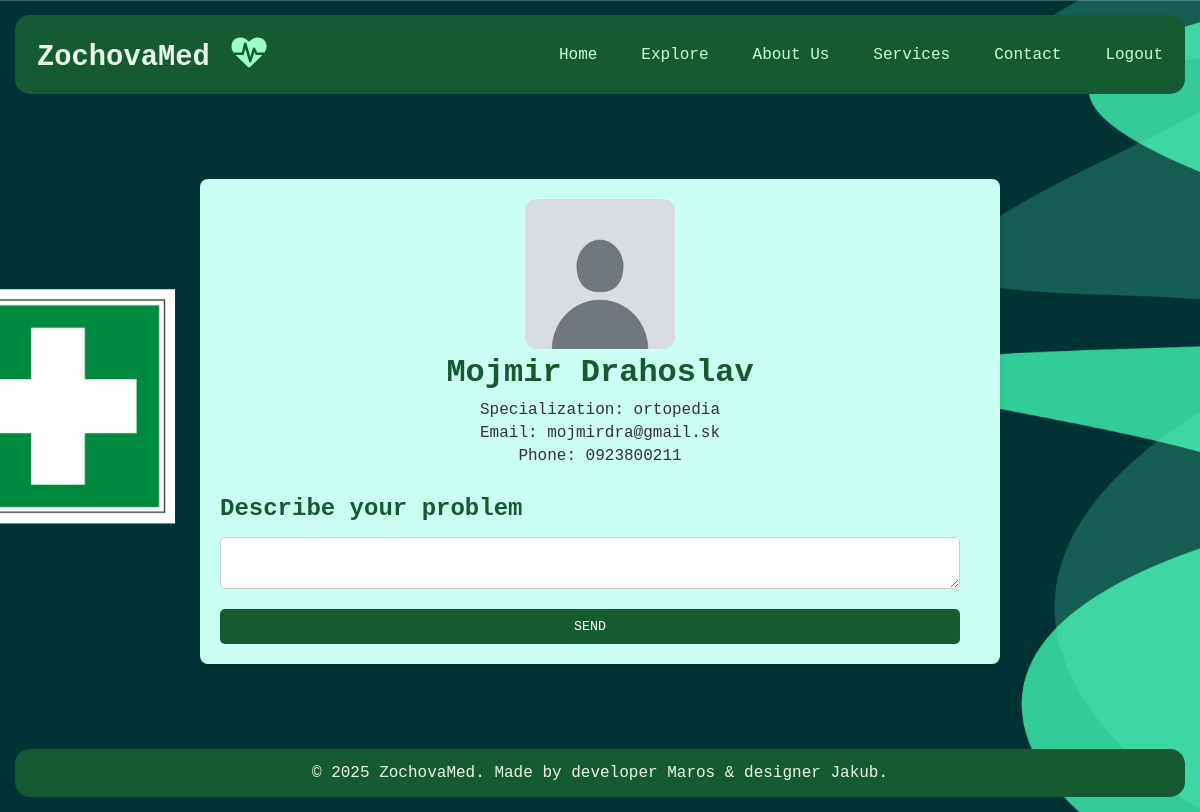
The page /viewdoctor/1 (signed in) on the database its author committed.
### models.py (models this page shows, shortened)
class Doctor(UserMixin, db.Model):
    id = db.Column(db.Integer, primary_key=True)
    first_name = db.Column(db.String(80), unique=True, nullable=False)
    last_name = db.Column(db.String(80), unique=True, nullable=False)
    email = db.Column(db.String(120), unique=True, nullable=False)
    tel_num = db.Column(db.String(120), unique=True, nullable=False) #telefonne cislo
    password_hash = db.Column(db.String(128), nullable=False)
    odbor = db.Column(db.String(80)) # zameranie doktora (psycholog, chirurg, ...)
    profile_image = db.Column(db.String(255), nullable=True, default='default.jpg')

### main.py (the view)
@app.route('/viewdoctor/<int:id>', methods=['GET', 'POST'])
@login_required
def viewdoctor(id):
    doctorprofile = Doctor.query.get_or_404(id)
    form = AddRequestFormular()
    if form.validate_on_submit():
        new_request = Requests(description=form.problem_desc.data, time_sent=datetime.today().isoformat(), to_id=id, from_id=current_user.id)
        db.session.add(new_request)
        db.session.commit()
        flash('Request sent successfully', 'success')
        return redirect(url_for('home'))
    return render_template('viewdoctor.html', doctorprofile=doctorprofile, form=form)

### forms.py
class AddRequestFormular(FlaskForm):
    problem_desc = TextAreaField('Describe your problem', validators=[DataRequired()])
    send = SubmitField('SEND')

### main.py (called while the page is built)
@login_manager.user_loader
def load_user(user_id):
    user_role = session.get('user_role')
    if user_role == 'Doctor':
        return Doctor.query.get(int(user_id))
    elif user_role == 'Pacient':
        return Pacient.query.get(int(user_id))
    return None

### templates/viewdoctor.html (shortened to what this page needs)
{% extends '_base.html' %}
{% block content %}
<div class="doctor-profile-container">
    <div class="doctor-info">
        <img src="{{ url_for('static', filename='profilepics/' + doctorprofile.profile_image) }}" alt="Doctor Profile Image" width="150" class="profimg">
        <h1 class="doctor-name">{{ doctorprofile.first_name }} {{ doctorprofile.last_name }}</h1>
        <p class="doctor-specialization">Specialization: {{ doctorprofile.odbor }}</p>
        <p class="doctor-email">Email: {{ doctorprofile.email }}</p>
        <p class="doctor-phone">Phone: {{ doctorprofile.tel_num }}</p>
    </div>
    <div class="problem-form">
        <form method="post" class="descriptionform">
            <h2><label for="problem_desc">{{ form.problem_desc.label }}</label></h2>
            {{ form.problem_desc(class_='form-textarea') }}
            {{ form.send(class_='btn-submit') }}
        </form>
    </div>
</div>
{% endblock %}

### static/css/styles.css (style rules this page uses)
* { margin: 0; padding: 0; box-sizing: border-box; }
body { font-family:'Courier New', Courier, monospace; margin: 0; padding: 0; background-image: url("bg.png"); -webkit-background-size: cover; background-size: cover; background-position: center; background-repeat: no-repeat; background-attachment: fixed; color: #376150; display: flex; flex-direction: column; min-height: 100vh; }
.doctor-profile-container { max-width: 800px; margin: 50px auto; background-color: #ccfff4; padding: 20px; border-radius: 8px; box-shadow: 0 4px 6px rgba(0, 0, 0, 0.1); }
.doctor-info { text-align: center; margin-bottom: 30px; }
.doctor-name { font-size: 2rem; color: #145A32; margin-bottom: 10px; }
.doctor-specialization, .doctor-email, .doctor-phone { font-size: 1rem; color: #333; margin-bottom: 5px; }
.problem-form h2 { font-size: 1.5rem; color: #145A32; margin-bottom: 15px; }
.descriptionform label { display: block; margin-bottom: 5px; font-weight: bold; }
.descriptionform .form-textarea { width: calc(100% - 20px); padding: 10px; margin-bottom: 15px; border-radius: 5px; border: 1px solid #ccc; }
.descriptionform .btn-submit { width: calc(100% - 20px); padding: 10px; background-color: #145A32; color: white; border-radius: 5px; border: none; cursor: pointer; }
.btn-submit { font-family: monospace; width: calc(100% - 20px); padding: 10px; background-color: #145A32; color: white; border-radius: 5px; border: none; cursor: pointer; transition: font-size 0.3s ease, font-family 0.3s ease, color 0.3s ease, background-color 0.3s ease; }
.profimg { border-radius: 1vw; }

### rows shown on the page
Doctor: profile_image (placeholder picture), first_name "Mojmir", last_name "Drahoslav", odbor "ortopedia", email "mojmirdra@gmail.sk", tel_num "0923800211"
